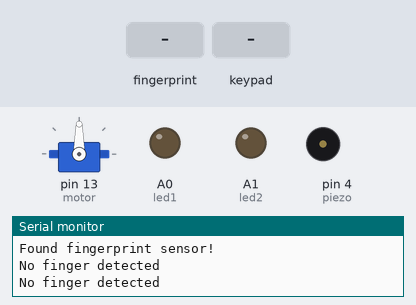
The sketch below on a simulated Arduino Mega 2560, built with avr-gcc and run on an emulated ATmega2560. Parts: servo, output pins drawn as LEDs (lit = HIGH), buzzer (waves = sounding), the last lines printed to the serial monitor. The inputs (shaded band) are chosen by the test bench.

Above: at 2.3 s.
2.4 s: finger stored as number 1 placed on the sensor
At 4.63 s:
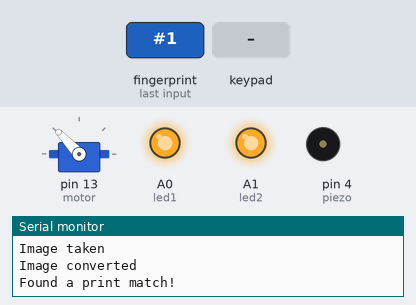
At 5.7 s:
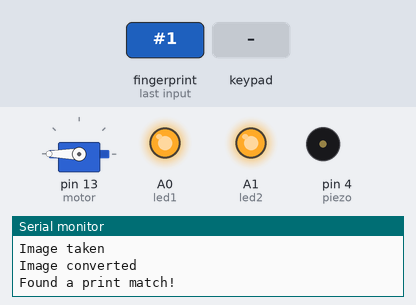
5.9 s: key '1' pressed
10.0 s: keypad keys 2 2 2 2 pressed 1.443 s apart
19.8 s: key 'A' pressed
At 23.72 s:
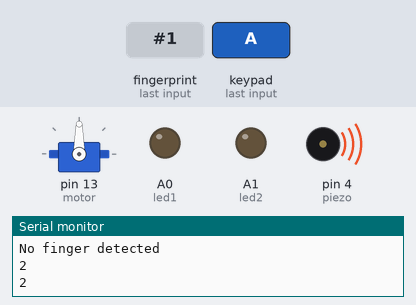
23.9 s: key 'B' pressed
28.0 s: key '2' pressed
Timing chart, 0 to 31.0 s (numbered marks = the images above; inputs shaded):
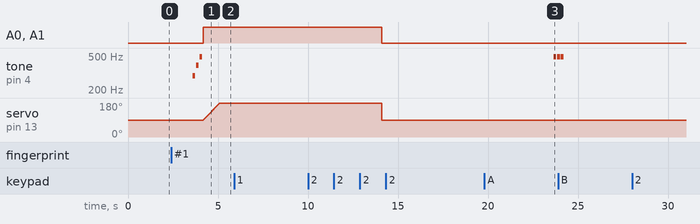

The sketch:

fingerprint000.ino
```cpp
#include <Adafruit_Fingerprint.h>
#include <Servo.h>
#include <Keypad.h>

//서브모터 설정
Servo servo;
int motor = 13;
int angle = 90;

//피에조부저
int piezo = 4 ;
int numTones = 3;
int tones1[] = {293, 391, 493};
int tones2[] = {493, 493, 493};
double b[] = {0.5, 0.5, 0.5};

//led 설정
int led1 = A0;
int led2 = A1;

//키패드설정
int tru=0;
int count=0;
char PW[4] = {'2','2','2','2'};
const byte ROWS = 4;
const byte COLS = 4;
char hexaKeys[ROWS][COLS] = {
  {'1', '2', '3', 'A'},
  {'4', '5', '6', 'B'},
  {'7', '8', '9', 'C'},
  {'*', '0', '#', 'D'}};
byte rowPins[ROWS] = {12, 11, 10, 9};
byte colPins[COLS] = {8, 7, 6, 5};
Keypad customKeypad = Keypad(makeKeymap(hexaKeys), rowPins, colPins, ROWS, COLS);
char keyPressed;

#if (defined(__AVR__) || defined(ESP8266)) && !defined(__AVR_ATmega2560__)
SoftwareSerial mySerial(2, 3);

#else
#define mySerial Serial1
#endif
Adafruit_Fingerprint finger = Adafruit_Fingerprint(&mySerial);

void setup()
{
  pinMode(led1, OUTPUT);
  pinMode(led2, OUTPUT);
  servo.attach(motor);
  servo.write(90);
  Serial.begin(9600);
  pinMode(piezo, OUTPUT);

  while (!Serial);
  delay(100);

  finger.begin(57600);
  delay(5);
  if (finger.verifyPassword()) {
    Serial.println("Found fingerprint sensor!");
  }
  else {
    Serial.println("Did not find fingerprint sensor :(");
    while (1) { delay(1); }
  }

  finger.getParameters();
}

void loop()
{
  getFingerprintID();
  keyPressed = customKeypad.getKey();
  if (keyPressed){
    Serial.println(keyPressed);
    keypadpress();
  }
  delay(1000);
}

uint8_t getFingerprintID() {
  uint8_t p = finger.getImage();
  switch (p) {
    case FINGERPRINT_OK:
      Serial.println("Image taken");
      break;
    case FINGERPRINT_NOFINGER:
      Serial.println("No finger detected");
      return p;
    case FINGERPRINT_PACKETRECIEVEERR:
      Serial.println("Communication error");
      return p;
    case FINGERPRINT_IMAGEFAIL:
      Serial.println("Imaging error");
      return p;
    default:
      Serial.println("Unknown error");
      return p;
  }

  p = finger.image2Tz();
  switch (p) {
    case FINGERPRINT_OK:
      Serial.println("Image converted");
      break;
    case FINGERPRINT_IMAGEMESS:
      Serial.println("Image too messy");
      errorRing();
      return p;
    case FINGERPRINT_PACKETRECIEVEERR:
      Serial.println("Communication error");
      return p;
    case FINGERPRINT_FEATUREFAIL:
      Serial.println("Could not find fingerprint features");
      errorRing();
      return p;
    case FINGERPRINT_INVALIDIMAGE:
      Serial.println("Could not find fingerprint features");
      errorRing();
      return p;
    default:
      Serial.println("Unknown error");
      errorRing();
      return p;
  }

  p = finger.fingerSearch();
  if (p == FINGERPRINT_OK) {
    Serial.println("Found a print match!");
    correctRing();
    openDoor();
  } else if (p == FINGERPRINT_PACKETRECIEVEERR) {
    Serial.println("Communication error");
    errorRing();
    return p;
  } else if (p == FINGERPRINT_NOTFOUND) {
    Serial.println("Did not find a match");
    errorRing();
    return p;
  } else {
    Serial.println("Unknown error");
    errorRing();
    return p;
  }
  Serial.print("Found ID #"); Serial.print(finger.fingerID);
  Serial.print(" with confidence of "); Serial.println(finger.confidence);

  return finger.fingerID;
}

int getFingerprintIDez() {
  uint8_t p = finger.getImage();
  if (p != FINGERPRINT_OK)  return -1;

  p = finger.image2Tz();
  if (p != FINGERPRINT_OK)  return -1;

  p = finger.fingerFastSearch();
  if (p != FINGERPRINT_OK)  return -1;

  Serial.print("Found ID #"); Serial.print(finger.fingerID);
  Serial.print(" with confidence of "); Serial.println(finger.confidence);
  return finger.fingerID;
}

void correctRing(){
  for(int i=0; i<numTones; i++){
    if (tones1[i]!=0){
      tone(piezo, tones1[i]);
      delay(b[i]*300);
      noTone(piezo);
      delay(b[i]*100);
      }
    else delay(b[i]*400);}
}

void errorRing(){
    for(int i=0; i<numTones; i++){
        if (tones2[i]!=0){
          tone(piezo, tones2[i]);
          delay(b[i]*300);
          noTone(piezo);
          delay(b[i]*100);
        }
        else delay(b[i]*400);}
}

void openDoor(){
    servo.write(90);
    turnlight();
    for(int i=0; i<91; i++){
      angle = angle + 1;
      servo.write(angle);
      delay(10);
    }
    delay(9000);
    offlight();
    servo.write(90);
}

void keypadpress(){
    Serial.println(keyPressed);
    if(keyPressed == PW[count]){
      count++;
      tru++;
    }
    else if(keyPressed != PW[count]){
      count++;
    }
    if(keyPressed=='#'){
      tru=0;
      count=0;
    }
    if(count==4){
      if (tru==4){
        correctRing();
        openDoor();
        offlight();
      }
      else{
        errorRing();
      }
      tru = 0;
      count = 0;
   }
}

void turnlight(){
  digitalWrite(led1, HIGH);
  digitalWrite(led2, HIGH);
}
void offlight(){
  digitalWrite(led1, LOW);
  digitalWrite(led2, LOW);
}
```

Measured:
- after the input at 2.4 s, A0 (led1), A1 (led2): LOW → HIGH after 1.8 s; tone on pin 4 (piezo): plays 293 Hz for 0.15 s, 391 Hz for 0.15 s, 493 Hz for 0.15 s, starting after 1.2 s; servo on pin 13 (motor): moves from 90° to 180° over 0.90 s, starting after 1.8 s
- after the input at 5.9 s, every drawn part: stays the same
